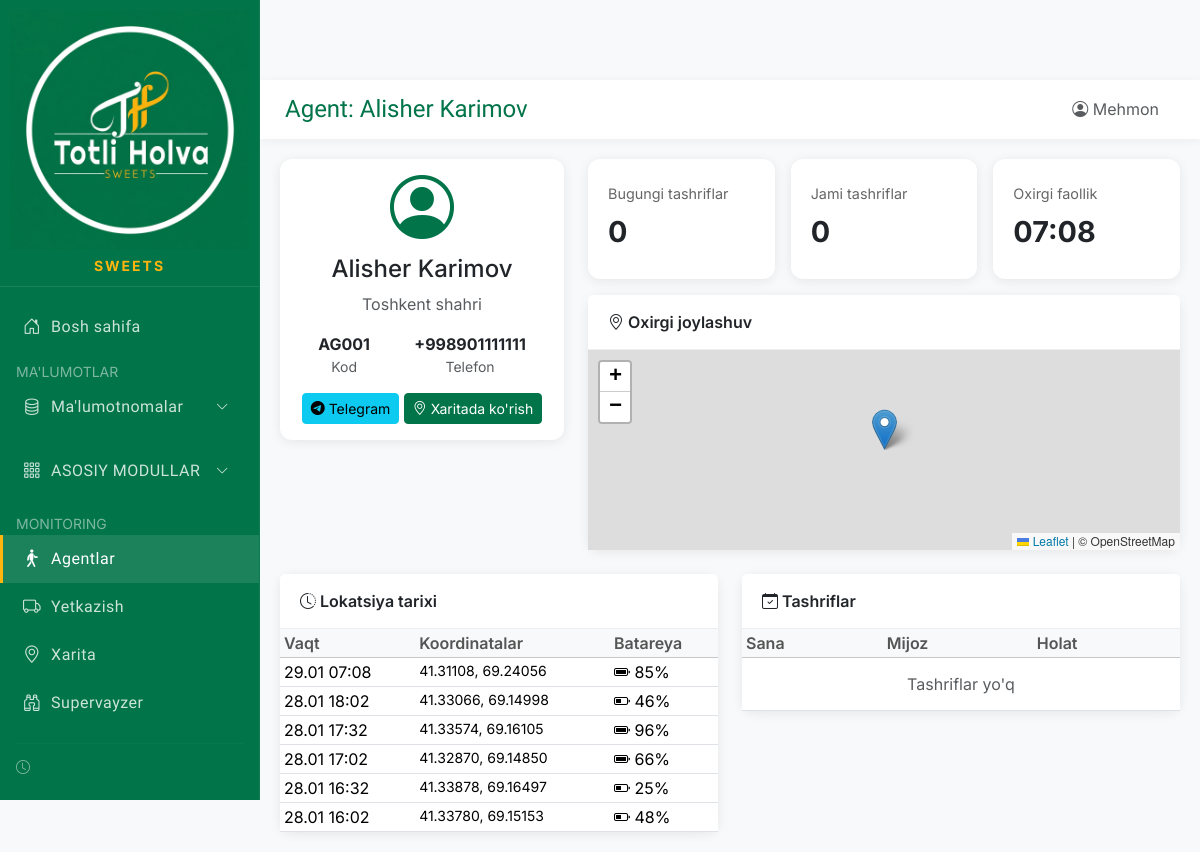
/agents/1, run on an earlier commit of the app's database.
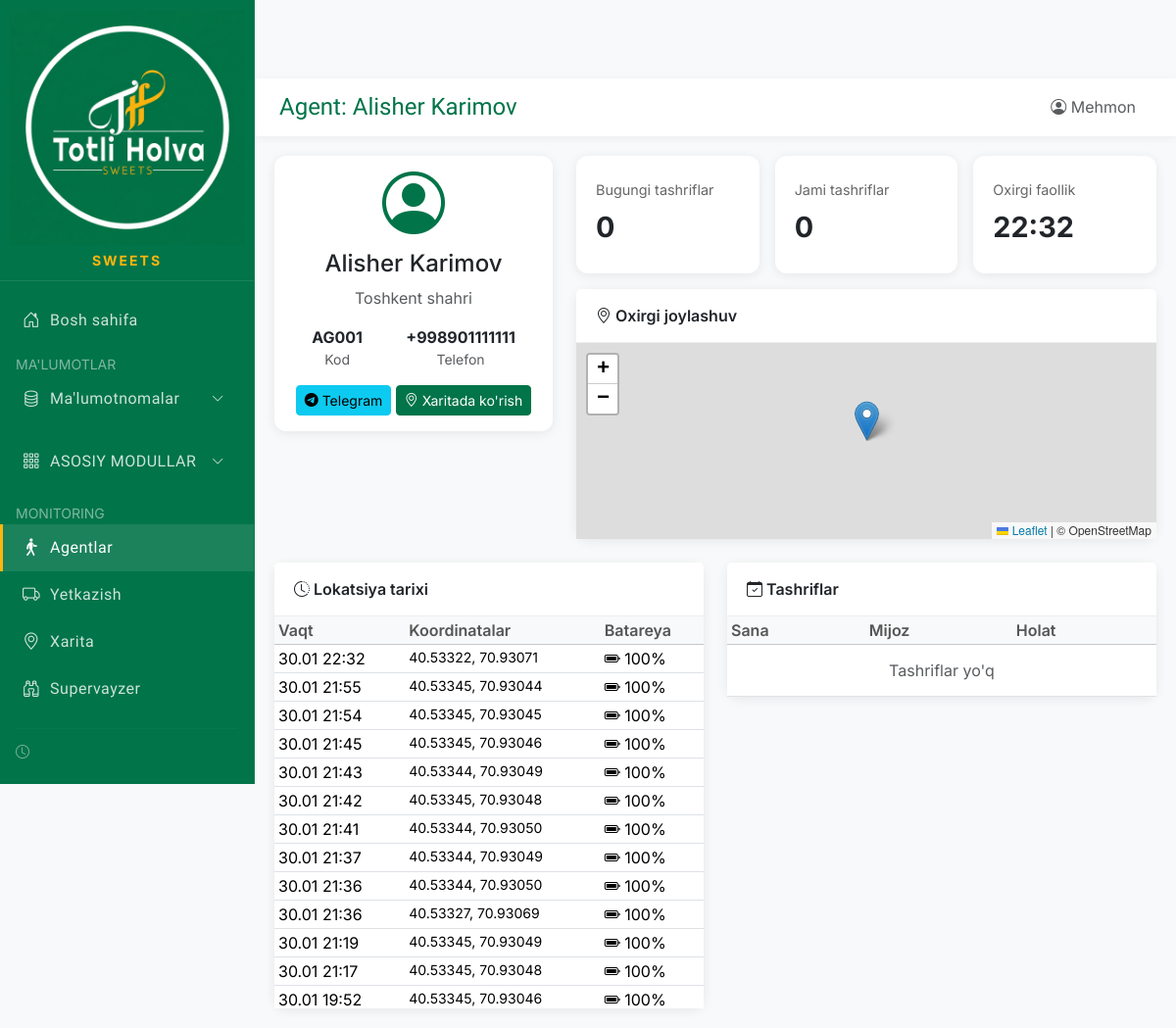
And on a later commit of the database.
### app/models/database.py (models this page shows)
class Agent(Base):
    __tablename__ = "agents"
    id = Column(Integer, primary_key=True, index=True)
    code = Column(String(50), unique=True, index=True)
    full_name = Column(String(200), index=True)
    phone = Column(String(20))
    telegram_id = Column(String(50))
    photo = Column(String(255))
    region = Column(String(100))  # Hudud
    is_active = Column(Boolean, default=True)
    employee_id = Column(Integer, ForeignKey("employees.id"), nullable=True)
    created_at = Column(DateTime, default=datetime.now)
    locations = relationship("AgentLocation", back_populates="agent")
    routes = relationship("Route", back_populates="agent")
    visits = relationship("Visit", back_populates="agent")

class AgentLocation(Base):
    __tablename__ = "agent_locations"
    id = Column(Integer, primary_key=True, index=True)
    agent_id = Column(Integer, ForeignKey("agents.id"))
    latitude = Column(Float)
    longitude = Column(Float)
    accuracy = Column(Float)  # GPS aniqlik (metr)
    battery = Column(Integer)  # Telefon batareya %
    recorded_at = Column(DateTime, default=datetime.now)
    agent = relationship("Agent", back_populates="locations")

### main.py (the view)
@app.get("/agents/{agent_id}", response_class=HTMLResponse)
async def agent_detail(request: Request, agent_id: int, db: Session = Depends(get_db)):
    agent = db.query(Agent).filter(Agent.id == agent_id).first()
    if not agent:
        raise HTTPException(status_code=404, detail="Agent topilmadi")
    locations = db.query(AgentLocation).filter(
        AgentLocation.agent_id == agent_id
    ).order_by(AgentLocation.recorded_at.desc()).limit(50).all()
    visits = db.query(Visit).filter(
        Visit.agent_id == agent_id
    ).order_by(Visit.visit_date.desc()).limit(30).all()
    return templates.TemplateResponse("agents/detail.html", {
        "request": request,
        "agent": agent,
        "locations": locations,
        "visits": visits,
        "page_title": f"Agent: {agent.full_name}"
    })

### app/templates/agents/detail.html (shortened to what this page needs)
{% extends "base.html" %}
{% block content %}
<div class="row mb-4">
    <div class="col-md-4">
        <div class="card">
            <div class="card-body text-center">
                <div class="mb-3">
                    <i class="bi bi-person-circle" style="font-size: 4rem; color: var(--primary-color);"></i>
                </div>
                <h4>{{ agent.full_name }}</h4>
                <p class="text-muted">{{ agent.region or 'Hudud ko\'rsatilmagan' }}</p>
                <div class="d-flex justify-content-around mb-3">
                    <div>
                        <strong>{{ agent.code }}</strong><br>
                        <small class="text-muted">Kod</small>
                    </div>
                    <div>
                        <strong>{{ agent.phone or '-' }}</strong><br>
                        <small class="text-muted">Telefon</small>
                    </div>
                </div>
                {% if agent.telegram_id %}
                <a href="https://t.me/{{ agent.telegram_id }}" class="btn btn-info btn-sm" target="_blank">
                    <i class="bi bi-telegram"></i> Telegram
                </a>
                {% endif %}
                <a href="/map?agent={{ agent.id }}" class="btn btn-primary btn-sm">
                    <i class="bi bi-geo-alt"></i> Xaritada ko'rish
                </a>
            </div>
        </div>
    </div>
    <div class="col-md-8">
        <div class="row g-3">
            <div class="col-md-4">
                <div class="stat-card">
                    <p>Bugungi tashriflar</p>
                    <h3>{{ visits|selectattr('visit_date', 'ge', today)|list|length if today is defined else visits|length }}</h3>
                </div>
            </div>
            <div class="col-md-4">
                <div class="stat-card">
                    <p>Jami tashriflar</p>
                    <h3>{{ visits|length }}</h3>
                </div>
            </div>
            <div class="col-md-4">
                <div class="stat-card">
                    <p>Oxirgi faollik</p>
                    <h3>
                        {% if locations %}
                            {{ locations[0].recorded_at.strftime('%H:%M') }}
                        {% else %}
                            -
                        {% endif %}
                    </h3>
                </div>
            </div>
        </div>
        <div class="card mt-3">
            <div class="card-header">
                <i class="bi bi-geo-alt"></i> Oxirgi joylashuv
            </div>
            <div class="card-body p-0">
                {% if locations %}
                <div id="miniMap" style="height: 200px;"></div>
                {% else %}
                <div class="text-center text-muted py-4">
                    <i class="bi bi-geo-alt fs-1"></i><br>
                    Lokatsiya ma'lumoti yo'q
                </div>
                {% endif %}
            </div>
        </div>
    </div>
</div>
<div class="row">
    <div class="col-md-6">
        <div class="card">
            <div class="card-header">
                <i class="bi bi-clock-history"></i> Lokatsiya tarixi
            </div>
            <div class="card-body p-0" style="max-height: 400px; overflow-y: auto;">
                <table class="table table-sm">
                    <thead class="table-light sticky-top">
                        <tr>
                            <th>Vaqt</th>
                            <th>Koordinatalar</th>
                            <th>Batareya</th>
                        </tr>
                    </thead>
                    <tbody>
                        {% for loc in locations %}
                        <tr>
                            <td>{{ loc.recorded_at.strftime('%d.%m %H:%M') }}</td>
                            <td>
                                <small>{{ "%.5f"|format(loc.latitude) }}, {{ "%.5f"|format(loc.longitude) }}</small>
                            </td>
                            <td>
                                <i class="bi bi-battery-{% if loc.battery > 50 %}full{% elif loc.battery > 20 %}half{% else %}low text-danger{% endif %}"></i>
                                {{ loc.battery }}%
                            </td>
                        </tr>
                        {% else %}
                        <tr>
                            <td colspan="3" class="text-center text-muted py-3">Ma'lumot yo'q</td>
                        </tr>
                        {% endfor %}
                    </tbody>
                </table>
            </div>
        </div>
    </div>
    <div class="col-md-6">
        <div class="card">
            <div class="card-header">
                <i class="bi bi-calendar-check"></i> Tashriflar
            </div>
            <div class="card-body p-0" style="max-height: 400px; overflow-y: auto;">
                <table class="table table-sm">
                    <thead class="table-light sticky-top">
                        <tr>
                            <th>Sana</th>
                            <th>Mijoz</th>
                            <th>Holat</th>
                        </tr>
                    </thead>
                    <tbody>
                        {% for visit in visits %}
                        <tr>
                            <td>{{ visit.visit_date.strftime('%d.%m %H:%M') }}</td>
                            <td>Mijoz #{{ visit.partner_id }}</td>
                            <td>
                                {% if visit.status == 'visited' %}
                                <span class="badge bg-success">Tashrif</span>
                                {% elif visit.status == 'skipped' %}
                                <span class="badge bg-danger">O'tkazib yuborildi</span>
                                {% else %}
                                <span class="badge bg-warning">Rejada</span>
                                {% endif %}
                            </td>
                        </tr>
                        {% else %}
                        <tr>
                            <td colspan="3" class="text-center text-muted py-3">Tashriflar yo'q</td>
                        </tr>
                        {% endfor %}
                    </tbody>
                </table>
            </div>
        </div>
    </div>
</div>
{% endblock %}
{% block extra_css %}
<link rel="stylesheet" href="https://unpkg.com/leaflet@1.9.4/dist/leaflet.css" />
{% endblock %}

### app/templates/base.html (shortened to what this page needs)
﻿<!DOCTYPE html>
<html lang="uz">
<head>
    <link href="https://cdn.jsdelivr.net/npm/bootstrap@5.3.2/dist/css/bootstrap.min.css" rel="stylesheet">
    <link href="https://cdn.jsdelivr.net/npm/bootstrap-icons@1.11.1/font/bootstrap-icons.css" rel="stylesheet">
    {% block extra_css %}{% endblock %}
</head>
<body>
    <div class="mobile-header">
        <div class="hamburger" onclick="toggleSidebar()">
        </div>
        <div class="title">TOTLI HOLVA</div>
        <div class="user-menu">
        </div>
    </div>
    <nav class="sidebar">
        <div class="logo">
            <img src="/static/images/logo_circle.png" alt="TOTLI HOLVA"
                style="width: 240px; height: 240px; object-fit: contain; display: block;">
            <span
                style="color: #FFB50D; font-size: 14px; text-transform: uppercase; letter-spacing: 2px; display: block; margin-top: 5px; font-weight: 700;">SWEETS</span>
        </div>
        <ul class="nav flex-column mt-3">
            <li class="nav-item">
                <a class="nav-link {% if page_title == 'Bosh sahifa' %}active{% endif %}" href="/">
                    <i class="bi bi-house-door"></i> Bosh sahifa
                </a>
            </li>
            <li class="nav-item mt-2">
                <small class="text-light opacity-50 px-3">MA'LUMOTLAR</small>
            </li>
            <li class="nav-item">
                <a class="nav-link" data-bs-toggle="collapse" href="#malumotlarMenu" role="button"
                    aria-expanded="false">
                    <i class="bi bi-database"></i> Ma'lumotnomalar
                    <i class="bi bi-chevron-down ms-auto"></i>
                </a>
            </li>
            <li class="nav-item mt-3">
                <a class="nav-link" data-bs-toggle="collapse" href="#asosiyModullarMenu" role="button"
                    aria-expanded="false">
                    <i class="bi bi-grid-3x3-gap"></i> ASOSIY MODULLAR
                    <i class="bi bi-chevron-down ms-auto"></i>
                </a>
            </li>
            <li class="nav-item mt-3">
                <small class="text-light opacity-50 px-3">MONITORING</small>
            </li>
            <li class="nav-item">
                <a class="nav-link {% if 'Agent' in page_title %}active{% endif %}" href="/agents">
                    <i class="bi bi-person-walking"></i> Agentlar
                </a>
            </li>
            <li class="nav-item">
                <a class="nav-link {% if 'Yetkazish' in page_title %}active{% endif %}" href="/delivery">
                    <i class="bi bi-truck"></i> Yetkazish
                </a>
            </li>
            <li class="nav-item">
                <a class="nav-link {% if 'Xarita' in page_title %}active{% endif %}" href="/map">
                    <i class="bi bi-geo-alt"></i> Xarita
                </a>
            </li>
            <li class="nav-item">
                <a class="nav-link {% if 'Supervayzer' in page_title %}active{% endif %}" href="/supervisor">
                    <i class="bi bi-binoculars"></i> Supervayzer
                </a>
            </li>
        </ul>
        <div class="mt-auto px-3 pb-3">
            <hr style="border-color: rgba(255,255,255,0.1);">
            <small class="text-light opacity-50 d-block mt-2">
                <i class="bi bi-clock"></i> {{ now.strftime('%d.%m.%Y %H:%M') if now is defined else '' }}
            </small>
        </div>
    </nav>
    <div class="main-content">
        <div class="top-bar">
            <h5>{{ page_title }}</h5>
            <div class="d-flex align-items-center">
                {% if current_user %}
                <div class="dropdown">
                    <button class="btn btn-sm btn-outline-secondary dropdown-toggle" type="button" id="userDropdown"
                        data-bs-toggle="dropdown" aria-expanded="false">
                        <i class="bi bi-person-circle"></i> {{ current_user.full_name }}
                    </button>
                    <ul class="dropdown-menu dropdown-menu-end" aria-labelledby="userDropdown">
                        <li><a class="dropdown-item" href="#"><i class="bi bi-person"></i> Profil</a></li>
                        <li><a class="dropdown-item" href="#"><i class="bi bi-gear"></i> Sozlamalar</a></li>
                        <li>
                            <hr class="dropdown-divider">
                        </li>
                        <li><a class="dropdown-item text-danger" href="/logout"><i class="bi bi-box-arrow-right"></i>
                                Chiqish</a></li>
                    </ul>
                </div>
                {% else %}
                <span class="me-3 text-muted">
                    <i class="bi bi-person-circle"></i> Mehmon
                </span>
                {% endif %}
            </div>
        </div>
        {% block content %}{% endblock %}
    </div>
</body>
</html>

### app/templates/base.html (style rules this page uses)
:root { --primary-color: #017449; --secondary-color: #017449; --accent-color: #FFB50D; --bg-color: #f8f9fa; }
body { font-family: 'Inter', sans-serif; background-color: #f8f9fa; }
.sidebar { position: fixed; top: 0; left: 0; height: 100vh; width: 260px; background-color: var(--primary-color); padding-top: 0; z-index: 1000; overflow-y: auto; border-right: 1px solid rgba(255, 255, 255, 0.05); }
.sidebar { -ms-overflow-style: none; scrollbar-width: none; }
.sidebar .logo { padding: 10px; text-align: center; border-bottom: 1px solid rgba(255, 255, 255, 0.1); display: flex; flex-direction: column; align-items: center; justify-content: center; background-color: var(--primary-color); }
.sidebar .logo span { color: var(--accent-color); font-size: 12px; font-family: 'Inter', sans-serif; letter-spacing: 0.5px; }
.sidebar .nav-link { color: rgba(255, 255, 255, 0.8); padding: 12px 20px; display: flex; align-items: center; transition: all 0.3s; border-left: 3px solid transparent; font-family: 'Righteous', cursive; letter-spacing: 0.5px; }
.sidebar .nav-link:hover, .sidebar .nav-link.active { background: rgba(255, 255, 255, 0.1); color: white; border-left-color: var(--accent-color); }
.sidebar .nav-link i { margin-right: 10px; font-size: 1.1rem; }
.sidebar .nav-link .ms-auto { margin-left: auto; font-size: 0.8rem; transition: transform 0.3s; }
.main-content { margin-left: 260px; padding: 20px; }
.top-bar { background: white; padding: 15px 25px; margin: -20px -20px 20px -20px; box-shadow: 0 2px 10px rgba(0, 0, 0, 0.05); display: flex; justify-content: space-between; align-items: center; }
.top-bar h5 { margin: 0; font-weight: 400; font-family: 'Righteous', cursive; color: var(--primary-color); font-size: 1.5rem; }
.card { border: none; border-radius: 12px; box-shadow: 0 2px 12px rgba(0, 0, 0, 0.08); }
.card-header { background: white; border-bottom: 1px solid #eee; font-weight: 600; padding: 15px 20px; }
.stat-card { background: white; border-radius: 12px; padding: 20px; box-shadow: 0 2px 12px rgba(0, 0, 0, 0.08); transition: transform 0.3s; min-height: 120px; height: 100%; width: 100%; display: flex; flex-direction: column; justify-content: center; }
.stat-card h3 { font-size: 1.8rem; font-weight: 700; margin: 10px 0 5px 0; }
.stat-card p { color: #666; margin: 0; font-size: 0.9rem; }
.btn-primary { background: var(--primary-color); border-color: var(--primary-color); }
.table { margin: 0; }
.table th { font-weight: 600; color: #555; border-top: none; }

What changed in the data, as far as the page shows it:
no longer on this page (row unchanged): AgentLocation: recorded_at "07:08", recorded_at "29.01 07:08", latitude "41.31108", longitude "69.24056", battery "85"
no longer on this page (row unchanged): AgentLocation: recorded_at "28.01 18:02", latitude "41.33066", longitude "69.14998", battery "46"
no longer on this page (row unchanged): AgentLocation: recorded_at "28.01 17:32", latitude "41.33574", longitude "69.16105", battery "96"
no longer on this page (row unchanged): AgentLocation: recorded_at "28.01 17:02", latitude "41.32870", longitude "69.14850", battery "66"
no longer on this page (row unchanged): AgentLocation: recorded_at "28.01 16:32", latitude "41.33878", longitude "69.16497", battery "25"
no longer on this page (row unchanged): AgentLocation: recorded_at "28.01 16:02", latitude "41.33780", longitude "69.15153", battery "48"
added AgentLocation: recorded_at "22:32", recorded_at "30.01 22:32", latitude "40.53322", longitude "70.93071", battery "100"
added AgentLocation: recorded_at "30.01 21:55", latitude "40.53345", longitude "70.93044", battery "100"
added AgentLocation: recorded_at "30.01 21:54", latitude "40.53345", longitude "70.93045", battery "100"
added AgentLocation: recorded_at "30.01 21:45", latitude "40.53345", longitude "70.93046", battery "100"
added AgentLocation: recorded_at "30.01 21:43", latitude "40.53344", longitude "70.93049", battery "100"
added AgentLocation: recorded_at "30.01 21:42", latitude "40.53345", longitude "70.93048", battery "100"
added AgentLocation: recorded_at "30.01 21:41", latitude "40.53344", longitude "70.93050", battery "100"
added AgentLocation: recorded_at "30.01 21:37", latitude "40.53344", longitude "70.93049", battery "100"
added AgentLocation: recorded_at "30.01 21:36", latitude "40.53344", longitude "70.93050", battery "100"
added AgentLocation: recorded_at "30.01 21:36", latitude "40.53327", longitude "70.93069", battery "100"
added AgentLocation: recorded_at "30.01 21:19", latitude "40.53345", longitude "70.93049", battery "100"
added AgentLocation: recorded_at "30.01 21:17", latitude "40.53345", longitude "70.93048", battery "100"
added AgentLocation: recorded_at "30.01 19:52", latitude "40.53345", longitude "70.93046", battery "100"
